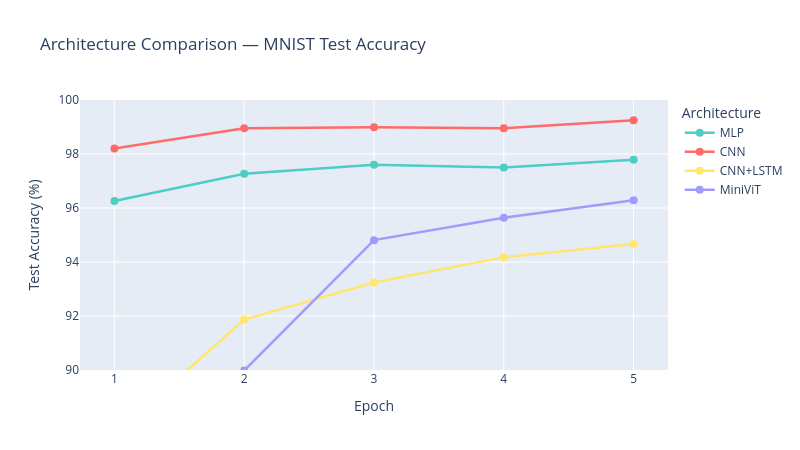

Here is the notebook cell this chart was saved with:
### Markdown cell above
---
## SOLUTION — Part 6: Comparison Dashboard (Plotly)

### Code cell
# --- Accuracy Curves ---
df_hist = pd.DataFrame(histories)
"""Convert history dictionary into a table: rows=epochs, columns=models."""
df_hist.index = range(1, len(df_hist)+1)
"""Use epoch numbers starting at 1 instead of 0."""
df_hist.index.name = 'Epoch'
"""Name the index so it becomes a clear column after reset_index()."""
df_long = df_hist.reset_index().melt(id_vars='Epoch', var_name='Architecture', value_name='Test Accuracy (%)')
"""Convert wide table to long format, which Plotly Express expects for colored lines."""

palette = {'MLP':'#4ECDC4','CNN':'#FF6B6B','CNN+LSTM':'#FFE66D','MiniViT':'#A29BFE'}
"""Use a fixed color per architecture so plots stay consistent."""
fig_acc = px.line(
    df_long,
    x='Epoch',
    y='Test Accuracy (%)',
    color='Architecture',
    markers=True,
    title='Architecture Comparison — MNIST Test Accuracy',
    color_discrete_map=palette,
    width=800,
    height=450
)
"""Plot test accuracy curves for all architectures on the same figure."""
fig_acc.update_traces(line=dict(width=2.5), marker=dict(size=8))
"""Make lines and markers easier to read in class."""
fig_acc.update_layout(yaxis_range=[90, 100])
"""Zoom y-axis to highlight differences near high accuracy."""
fig_acc.show()
"""Render the accuracy curve figure."""

### Figure 1 — Plotly figure (JSON) as saved in the notebook; plotly's stock layout.template omitted (floating-point values rounded to 4 significant figures)
{"data": [{"hovertemplate": "Architecture=MLP<br>Epoch=%{x}<br>Test Accuracy (%)=%{y}<extra></extra>", "legendgroup": "MLP", "line": {"color": "#4ECDC4", "dash": "solid", "width": 2.5}, "marker": {"size": 8, "symbol": "circle"}, "mode": "lines+markers", "name": "MLP", "orientation": "v", "showlegend": true, "type": "scatter", "x": [1, 2, 3, 4, 5], "xaxis": "x", "y": [96.26, 97.27, 97.6, 97.5, 97.79], "yaxis": "y"}, {"hovertemplate": "Architecture=CNN<br>Epoch=%{x}<br>Test Accuracy (%)=%{y}<extra></extra>", "legendgroup": "CNN", "line": {"color": "#FF6B6B", "dash": "solid", "width": 2.5}, "marker": {"size": 8, "symbol": "circle"}, "mode": "lines+markers", "name": "CNN", "orientation": "v", "showlegend": true, "type": "scatter", "x": [1, 2, 3, 4, 5], "xaxis": "x", "y": [98.2, 98.95, 98.99, 98.95, 99.25], "yaxis": "y"}, {"hovertemplate": "Architecture=CNN+LSTM<br>Epoch=%{x}<br>Test Accuracy (%)=%{y}<extra></extra>", "legendgroup": "CNN+LSTM", "line": {"color": "#FFE66D", "dash": "solid", "width": 2.5}, "marker": {"size": 8, "symbol": "circle"}, "mode": "lines+markers", "name": "CNN+LSTM", "orientation": "v", "showlegend": true, "type": "scatter", "x": [1, 2, 3, 4, 5], "xaxis": "x", "y": [87.59, 91.87, 93.24, 94.18, 94.67], "yaxis": "y"}, {"hovertemplate": "Architecture=MiniViT<br>Epoch=%{x}<br>Test Accuracy (%)=%{y}<extra></extra>", "legendgroup": "MiniViT", "line": {"color": "#A29BFE", "dash": "solid", "width": 2.5}, "marker": {"size": 8, "symbol": "circle"}, "mode": "lines+markers", "name": "MiniViT", "orientation": "v", "showlegend": true, "type": "scatter", "x": [1, 2, 3, 4, 5], "xaxis": "x", "y": [81.27, 89.98, 94.81, 95.64, 96.29], "yaxis": "y"}], "layout": {"height": 450, "legend": {"title": {"text": "Architecture"}, "tracegroupgap": 0}, "title": {"text": "Architecture Comparison — MNIST Test Accuracy"}, "width": 800, "xaxis": {"anchor": "y", "domain": [0, 1], "title": {"text": "Epoch"}}, "yaxis": {"anchor": "x", "domain": [0, 1], "range": [90, 100], "title": {"text": "Test Accuracy (%)"}}}}
